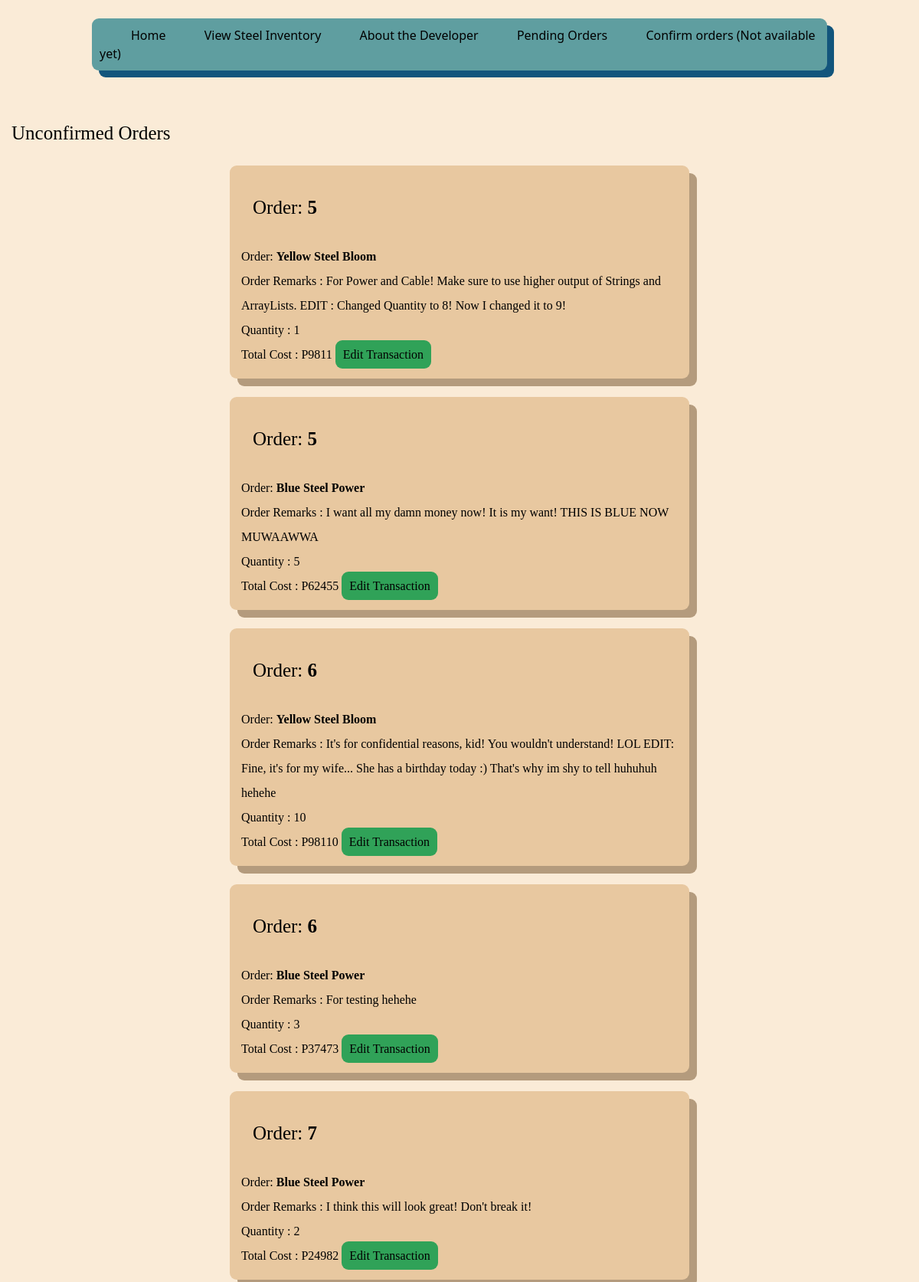
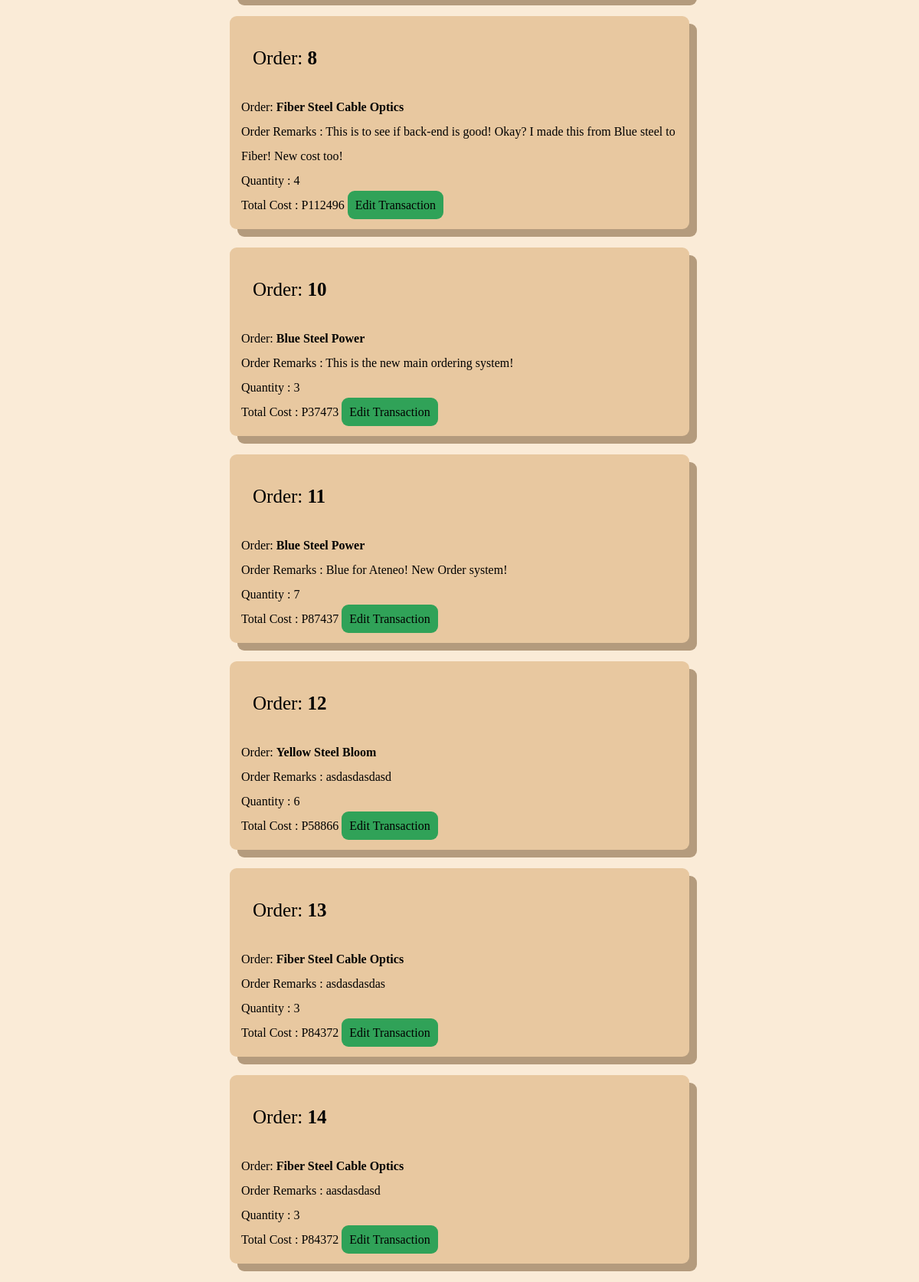
The app's page /UnfinishedTransactions (signed in), older data (2 pictures, top to bottom).
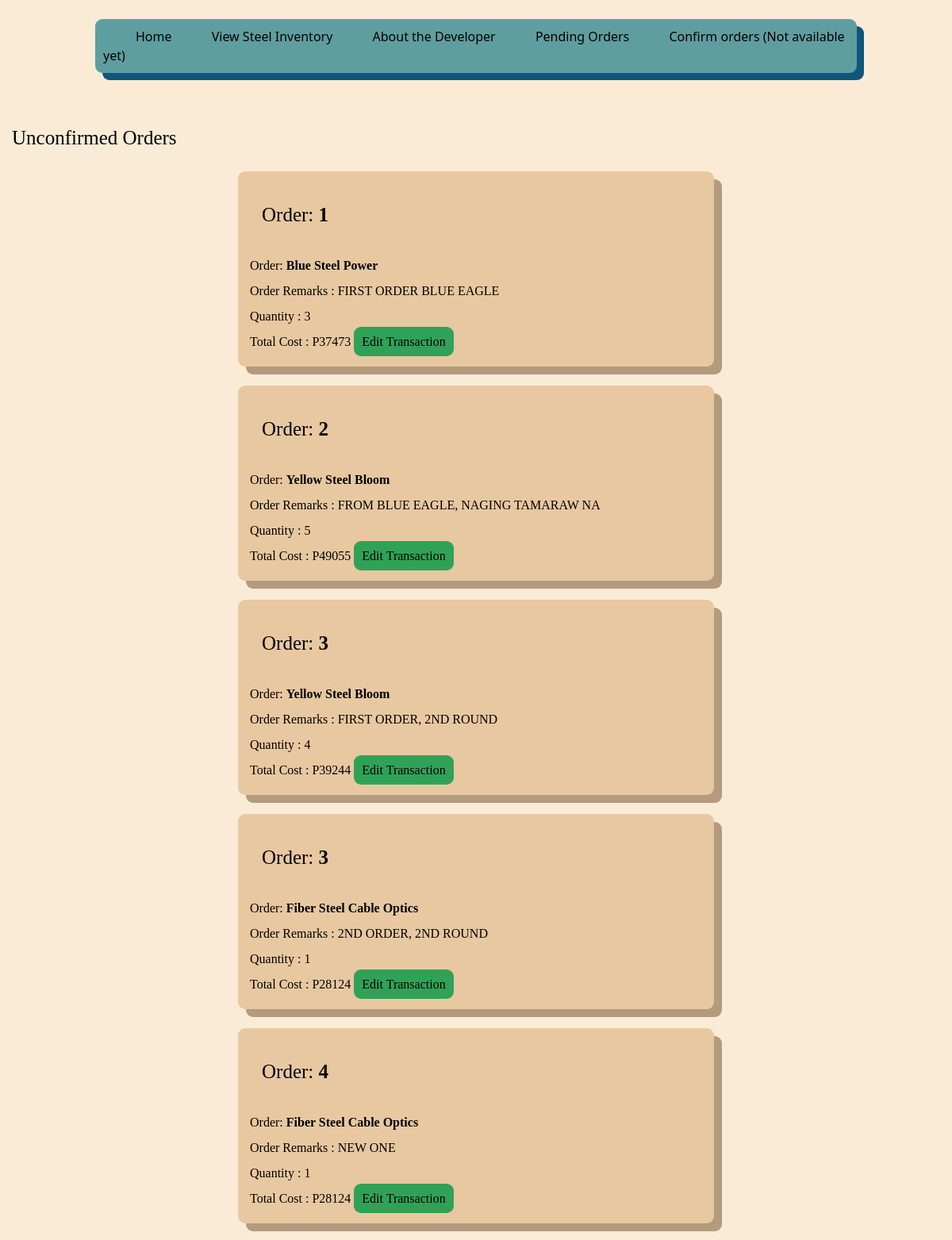
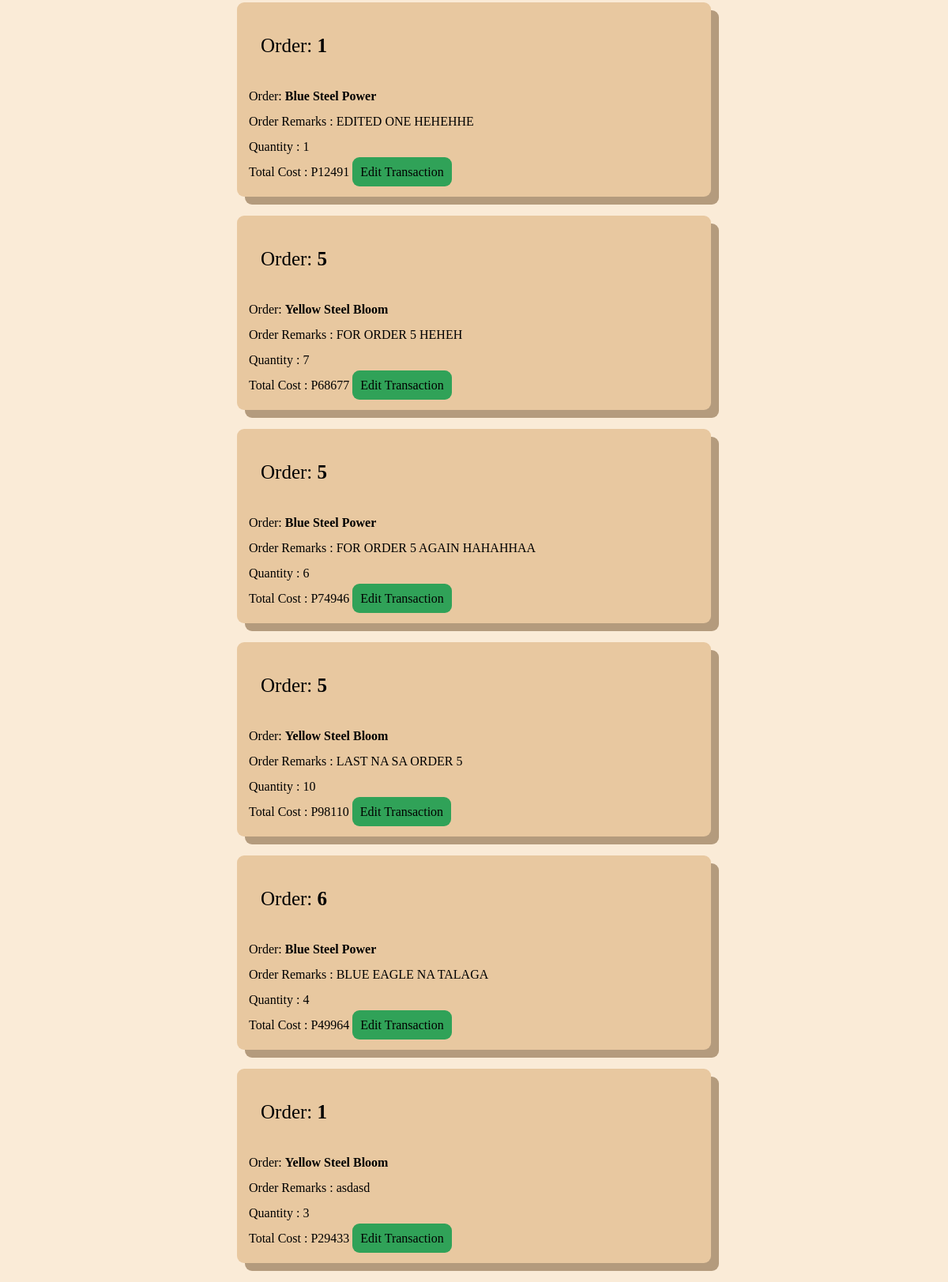
The same page, newer data (2 pictures, top to bottom).
### Inventory/models.py (models this page shows)
class OrderedProduct(models.Model):
    Order = models.ForeignKey(Product, on_delete=models.CASCADE)
    remarks = models.CharField(max_length=200)
    quantity = models.IntegerField(default=0)
    totalcost = models.IntegerField(default=0)
    Finalorder = models.ForeignKey(FinalOrder, on_delete=models.CASCADE, default=None)
    objects = models.Manager()

class FinalOrder(models.Model):
    TotalCost = models.IntegerField(default=0)
    ProductInfo = models.CharField(max_length=400)
    Finished = models.IntegerField(default=0) #0 is for not yet finished
    OrderDate = models.DateField(auto_now_add=True)#auto_now_add=True)
    OrderID = models.CharField(max_length=13, null=True)
    objects = models.Manager()

class Product(models.Model): #Steels, not food
    objects = models.Manager()
    Name = models.CharField(max_length=30, unique=True)
    Image = models.ImageField(null= True, blank=True, upload_to="images/") #not have image if we dont have one, uploaded to images folder automatically
    Manufacturer = models.CharField(max_length=30)
    Length = models.CharField(max_length=20)
    Cost = models.CharField(max_length=10)
    Stock = models.BigIntegerField()
    Description = models.CharField(null=True, max_length=500)
    Contact = models.CharField(null= True, max_length=500)

### Inventory/views.py (the view)
# urls.py: path('UnfinishedTransactions', views.EditTrans, name='UnfTrans'),
def EditTrans(request):
    condition = ""
    pricelist = 0
    Orders = FinalOrder.objects.all()
    OrderedProducts = OrderedProduct.objects.all()
    if request.user.is_authenticated:
        condition = True
        return render(request,'Inventory/cart.html',{
                    'C' : condition,
                    'CurrentProd' : OrderedProducts,
                    'O' : Orders,
                    'price' : pricelist
                })
    else:
        condition = False
        return render(request,'Inventory/cart.html',{
                'C' : condition
            })

### Inventory/templates/Inventory/cart.html (shortened to what this page needs)
{% extends 'Inventory/base.html' %}
{% load static %}
    {% block content %}
    <br><br>
    <div class="Largetext"> Unconfirmed Orders </div>
            {% for c in CurrentProd %}
            <div class="container">
                <div class="bodytext">
                <div class="Largetext"> Order:  <b> {{c.Finalorder.pk}} </b> </div>
                Order: <b> {{c.Order.Name}} </b> <br>
                Order Remarks : {{c.remarks}} <br>
                Quantity : {{c.quantity}} <br>
                Total Cost : P{{c.totalcost}}
                <a class="Button" href="{% url 'editorder' pk=c.pk %}"> Edit Transaction </a>
                </div>
            </div>
            <br>
            {% endfor %}
    {% endblock %}

### Inventory/templates/Inventory/base.html (shortened to what this page needs)
{% load static %}
<!DOCTYPE html>
<html lang="en">
<head>
    <link rel="stylesheet" type="text/css" href="{%  static '/css/output2.css' %}">
    <link rel="stylesheet" type="text/css" href="{%  static '/css/output.css' %}">
</head>
<body>
    {% block header %}
    <br>
    <form method="POST">
        <div class="header">
            {% if C == True %}
            <a class="Home" href="{% url 'home' %}"> Home </a>
            <a class="Products" href="{% url 'Products' %}"> View Steel Inventory </a>
            <a class="About" href="{% url 'Developer' %}"> About the Developer </a>
            <a class="User" href="{% url 'User' %}"> Pending Orders </a>
            <a class="User" href="{% url 'home' %}"> Confirm orders (Not available yet) </a>
            {% elif C == False %}
            <a class="Home" href="{% url 'home' %}"> Home </a>
            <a class="Products" href="{% url 'Products' %}"> View Steel Inventory </a>
            <a class="About" href="{% url 'Developer' %}"> About the Developer </a>
            <a class="User" href="{% url 'Signup' %}"> Signup/Login </a>
            {% endif %}
        </div>
    </form>
    {% endblock %}
    {% block content %}
    {% endblock %}
</body>
</html>

Row changes from the older to the newer data that the page shows:
removed OrderedProduct: Finalorder.pk "5", Order.Name "Yellow Steel Bloom", remarks "For Power and Cable! Make sure to use higher output of Strings and ArrayLists. EDIT : Changed Quantity to 8! Now I changed it to 9!", quantity "1", totalcost "9811"
removed OrderedProduct: Finalorder.pk "5", Order.Name "Blue Steel Power", remarks "I want all my damn money now! It is my want! THIS IS BLUE NOW MUWAAWWA", quantity "5", totalcost "62455"
removed OrderedProduct: Finalorder.pk "6", Order.Name "Yellow Steel Bloom", remarks "It's for confidential reasons, kid! You wouldn't understand! LOL EDIT: Fine, it's for my wife... She has a birthday today :) That's why im shy to tell huhuhuh hehehe", quantity "10", totalcost "98110"
removed OrderedProduct: Finalorder.pk "6", Order.Name "Blue Steel Power", remarks "For testing hehehe", quantity "3", totalcost "37473"
removed OrderedProduct: Finalorder.pk "7", Order.Name "Blue Steel Power", remarks "I think this will look great! Don't break it!", quantity "2", totalcost "24982"
removed OrderedProduct: Finalorder.pk "8", Order.Name "Fiber Steel Cable Optics", remarks "This is to see if back-end is good! Okay? I made this from Blue steel to Fiber! New cost too!", quantity "4", totalcost "112496"
removed OrderedProduct: Finalorder.pk "10", Order.Name "Blue Steel Power", remarks "This is the new main ordering system!", quantity "3", totalcost "37473"
removed OrderedProduct: Finalorder.pk "11", Order.Name "Blue Steel Power", remarks "Blue for Ateneo! New Order system!", quantity "7", totalcost "87437"
removed OrderedProduct: Finalorder.pk "12", Order.Name "Yellow Steel Bloom", remarks "asdasdasdasd", quantity "6", totalcost "58866"
removed OrderedProduct: Finalorder.pk "13", Order.Name "Fiber Steel Cable Optics", remarks "asdasdasdas", quantity "3", totalcost "84372"
removed OrderedProduct: Finalorder.pk "14", Order.Name "Fiber Steel Cable Optics", remarks "aasdasdasd", quantity "3", totalcost "84372"
added OrderedProduct: Finalorder.pk "1", Order.Name "Blue Steel Power", remarks "FIRST ORDER BLUE EAGLE", quantity "3", totalcost "37473"
added OrderedProduct: Finalorder.pk "2", Order.Name "Yellow Steel Bloom", remarks "FROM BLUE EAGLE, NAGING TAMARAW NA", quantity "5", totalcost "49055"
added OrderedProduct: Finalorder.pk "3", Order.Name "Yellow Steel Bloom", remarks "FIRST ORDER, 2ND ROUND", quantity "4", totalcost "39244"
added OrderedProduct: Finalorder.pk "3", Order.Name "Fiber Steel Cable Optics", remarks "2ND ORDER, 2ND ROUND", quantity "1", totalcost "28124"
added OrderedProduct: Finalorder.pk "4", Order.Name "Fiber Steel Cable Optics", remarks "NEW ONE", quantity "1", totalcost "28124"
added OrderedProduct: Finalorder.pk "1", Order.Name "Blue Steel Power", remarks "EDITED ONE HEHEHHE", quantity "1", totalcost "12491"
added OrderedProduct: Finalorder.pk "5", Order.Name "Yellow Steel Bloom", remarks "FOR ORDER 5 HEHEH", quantity "7", totalcost "68677"
added OrderedProduct: Finalorder.pk "5", Order.Name "Blue Steel Power", remarks "FOR ORDER 5 AGAIN HAHAHHAA", quantity "6", totalcost "74946"
added OrderedProduct: Finalorder.pk "5", Order.Name "Yellow Steel Bloom", remarks "LAST NA SA ORDER 5", quantity "10", totalcost "98110"
added OrderedProduct: Finalorder.pk "6", Order.Name "Blue Steel Power", remarks "BLUE EAGLE NA TALAGA", quantity "4", totalcost "49964"
added OrderedProduct: Finalorder.pk "1", Order.Name "Yellow Steel Bloom", remarks "asdasd", quantity "3", totalcost "29433"
